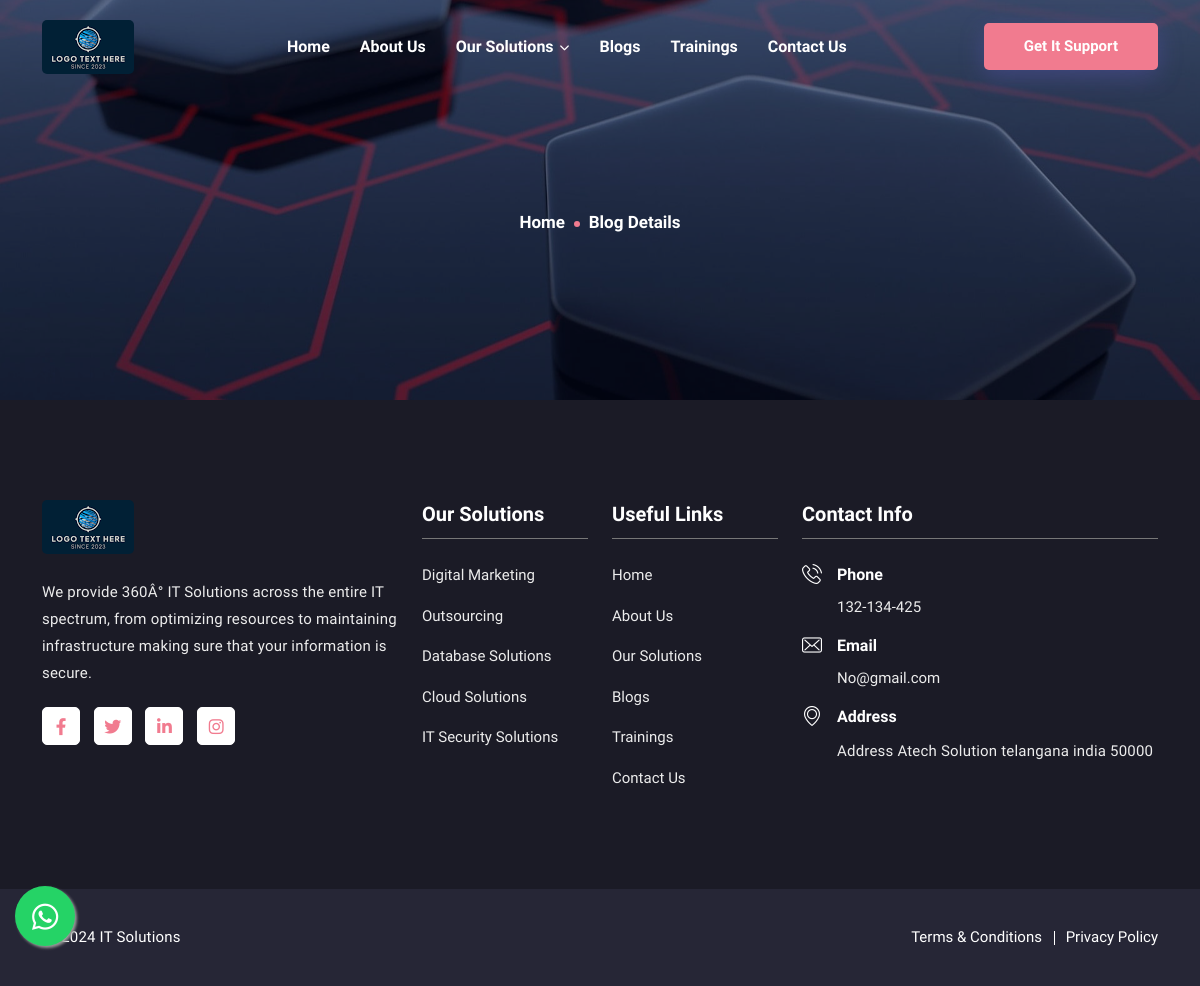
Page /blog_details.php on the committed database.
### tables this page shows
CREATE TABLE `general_tbl` (
  `general_id` int(11) NOT NULL,
  `general_imgicon` varchar(255) NOT NULL,
  `general_companyname` text NOT NULL,
  `general_contactpersonname` varchar(255) NOT NULL,
  `general_address` text NOT NULL,
  `general_pincode` varchar(255) NOT NULL,
  `general_city` varchar(255) NOT NULL,
  `general_county` varchar(255) NOT NULL,
  `general_currancy` varchar(255) NOT NULL,
  `general_sessionid` varchar(255) NOT NULL,
  `general_sessionmonth` varchar(255) NOT NULL,
  `general_phoneno` varchar(255) NOT NULL,
  `general_emailid` varchar(255) NOT NULL,
  `general_entrydt` varchar(255) NOT NULL,
  `general_status` int(11) NOT NULL DEFAULT 1,
  `genaral_addby` int(11) NOT NULL,
  `general_currencysysmbol` varchar(255) NOT NULL,
  `general_gstno` varchar(255) NOT NULL,
  `general_gstpercentage` varchar(255) NOT NULL,
  `general_numberemi` varchar(255) NOT NULL,
  `general_numberlatepay` varchar(255) NOT NULL,
  `general_adnacepaymnetpercentage` varchar(255) NOT NULL,
  `general_mobilno` varchar(255) NOT NULL,
  `general_website` text NOT NULL,
  `general_panno` varchar(255) NOT NULL,
  `general_financial_start_date` varchar(255) NOT NULL,
  `general_financial_end_date` varchar(255) NOT NULL,
  `genaral_statename` varchar(255) NOT NULL,
  `general_half_day_starttime` varchar(255) NOT NULL,
  `general_half_day_endtime` varchar(255) NOT NULL,
  `general_full_dat_starttime` varchar(255) NOT NULL,
  `general_full_dat_endtime` varchar(255) NOT NULL,
  `general_mendetory_holiday` varchar(255) NOT NULL,
  `general_additionweek_holiday` int(11) NOT NULL DEFAULT 0 COMMENT '0=no, 1yes',
  `general_additianl_day` varchar(255) NOT NULL,
  `general_week` varchar(255) NOT NULL,
  `general_holiday_count_leave_status` int(11) NOT NULL DEFAULT 0 COMMENT '0=not count,1=count',
  `general_week_off` int(11) NOT NULL DEFAULT 1 COMMENT '1=count,0=not count',
  `general_leave_carry_forword` int(11) NOT NULL DEFAULT 1 COMMENT '1=forword,0=not forword',
  `general_holiday_start_date` varchar(255) NOT NULL,
  `general_holiday_end_date` varchar(255) NOT NULL,
  `general_highest_auth` varchar(255) NOT NULL,
  `general_fax` varchar(255) NOT NULL,
  `general_iframe_address` text NOT NULL,
  `general_facebook` text NOT NULL,
  `general_twitter` text NOT NULL,
  `general_linkedin` text NOT NULL,
  `general_pinterest` text NOT NULL,
  `general_whatsapp` text NOT NULL,
  `general_instagram` text NOT NULL,
  `general_googleplus` text NOT NULL,
  `general_skype` text NOT NULL,
  `general_about_us` text NOT NULL,
  `site_background_color` varchar(255) DEFAULT NULL,
  `site_header_type` varchar(255) DEFAULT NULL,
  `site_layout` varchar(255) DEFAULT NULL,
  `site_theam_color` varchar(255) DEFAULT NULL,
  `general_gstno_per` varchar(255) NOT NULL,
  `travel_link` varchar(255) NOT NULL,
  `accommodation_link` varchar(255) NOT NULL,
  `image_2` varchar(255) NOT NULL
);

CREATE TABLE `banner` (
  `banner_id` int(11) NOT NULL,
  `banner_page_name` varchar(255) NOT NULL,
  `banner_page_banner` text NOT NULL,
  `banner_page_status` int(11) NOT NULL DEFAULT 1,
  `banner_page_date_time` varchar(255) NOT NULL,
  `banner_added_by` varchar(255) NOT NULL
);

CREATE TABLE `services` (
  `services_id` int(11) NOT NULL,
  `services_title` varchar(255) NOT NULL,
  `services_image` varchar(255) NOT NULL,
  `services_status` int(11) NOT NULL DEFAULT 1,
  `services_datetime` varchar(255) NOT NULL,
  `services_description` text NOT NULL,
  `services_slug` varchar(255) NOT NULL,
  `services_cover_image` varchar(255) NOT NULL,
  `services_small_description` text NOT NULL,
  `services_add_by` varchar(255) NOT NULL,
  `seo_keyword` text NOT NULL,
  `seo_description` text NOT NULL,
  `services_features_status` varchar(255) NOT NULL COMMENT '1 = features ',
  `services_about` varchar(255) NOT NULL COMMENT '1 = ''about_page'''
);

### blog_details.php (the view, shortened to what this page needs)
<?php include ('includes/header.php');
?>
<div class="page-title-area item-bg2" style="background-image:url(<?php
while ($banner = mysqli_fetch_assoc($banner_query)) {
    if (empty($banner['banner_page_banner'])) {
        echo ROOT_URL.'assets/img/page-title-bg.jpg';
    }
    else {
        echo ROOT_URL.'upload/header/'. $banner['banner_page_banner'];
    }
}
?>)">
    <div class="d-table">
        <div class="d-table-cell">
            <div class="container">
                <div class="page-title-content">
                    <ul>
                        <li><a href="index.html">Home</a></li>
                        <li> Blog Details</li>
                    </ul>
                </div>
            </div>
        </div>
    </div>
</div>
<?php include ('includes/footer.php'); ?>

### includes/header.php (shortened to what this page needs)
<?php
    include 'admin/includeadmin/db_connect.php';
	  $admin_nameee = basename($_SERVER['SCRIPT_NAME']);
	   $user_fetch = "select * from `general_tbl` where `general_status`= '1'";
	   $query = mysqli_query($con, $user_fetch);
	   $general = mysqli_fetch_assoc($query);
	   $banner_sql = "SELECT * FROM `banner` WHERE banner_page_status='1' AND banner_page_name ='$admin_nameee'";
	   $banner_query = mysqli_query($con, $banner_sql);
?>
<!doctype html>
<html lang="zxx">
<head>
	<link rel="stylesheet" href="<?php echo ROOT_URL?>assets/css/bootstrap.min.css">
	<link rel="stylesheet" href="<?php echo ROOT_URL?>assets/css/animate.min.css">
	<link rel="stylesheet" href="<?php echo ROOT_URL?>assets/css/flaticon.css">
	<link rel="stylesheet" href="<?php echo ROOT_URL?>assets/css/fontawesome.min.css">
	<link rel="stylesheet" href="<?php echo ROOT_URL?>assets/css/bootstrap-icons.css">
	<link rel="stylesheet" href="<?php echo ROOT_URL?>assets/css/meanmenu.css">
	<link rel="stylesheet" href="<?php echo ROOT_URL?>assets/css/magnific-popup.min.css">
	<link rel="stylesheet" href="<?php echo ROOT_URL?>assets/css/swiper.min.css">
	<link rel="stylesheet" href="<?php echo ROOT_URL?>assets/css/owl.carousel.min.css">
	<link rel="stylesheet" href="<?php echo ROOT_URL?>assets/css/style.css">
	<link rel="stylesheet" href="<?php echo ROOT_URL?>assets/css/responsive.css">
	<link rel="stylesheet" href="https://cdnjs.cloudflare.com/ajax/libs/font-awesome/6.4.0/css/all.min.css">
</head>
<body>
	<div class="navbar-area">
		<div class="techvio-nav">
			<div class="container">
				<nav class="navbar navbar-expand-md navbar-light">
					<a class="navbar-brand" href="index.html">
						<img src="<?php echo ROOT_URL ."upload/general/logo/" . $general['general_imgicon']; ?>" class="white-logo" alt="logo">
					</a>
					<div class="collapse navbar-collapse mean-menu" id="navbarSupportedContent">
						<ul class="navbar-nav">
                            <li class="nav-item">
								<a class="<?php if($admin_nameee =='index.php'){echo 'active';}?>" href="<?php echo ROOT_URL?>index.php">Home</a>
							</li>
							<li class="nav-item">
								<a class="<?php if($admin_nameee =='about-us.php'){echo 'active';}?>"  href="<?php echo ROOT_URL?>about-us.php">About Us</a>
							</li>
							<li class="nav-item">
								<a class="<?php if($admin_nameee =='our-solutions.php'){echo 'active';}?>"  href="<?php echo ROOT_URL?>our-solutions.php">Our Solutions <i class="fas fa-chevron-down"></i></a>
							</li>
							<li class="nav-item">
								<a class="<?php if($admin_nameee =='blog.php'){echo 'active';}?>"    href="<?php echo ROOT_URL?>blog.php">Blogs</a>
							</li>
							<li class="nav-item">
								<a class="<?php if($admin_nameee =='trainings.php'){echo 'active';}?>" href="<?php echo ROOT_URL?>trainings.php">Trainings</a>
							</li>
							<li class="nav-item">
								<a class="<?php if($admin_nameee =='contact-us.php'){echo 'active';}?>"  href="<?php echo ROOT_URL?>contact-us.php">Contact Us</a>
							</li>
						</ul>
						<div class="other-option">
							<a class="default-btn" href="<?php echo ROOT_URL?>contact-us.php">Get It Support <span></span></a>
						</div>
					</div>
				</nav>
			</div>
		</div>
	</div>

### includes/footer.php (shortened to what this page needs)
	<section class="footer-subscribe-wrapper">
    <div class="footer-area ptb-100">
			<div class="container">
				<div class="row">
					<div class="col-lg-4 col-md-6 col-sm-6">
						<div class="single-footer-widget">
							<a class="footer-logo" href="#">
								<img src="<?php echo ROOT_URL ."upload/general/logo/" . $general['general_imgicon']; ?>" class="white-logo" alt="logo">
							</a>
                            <p><?php echo $general['general_about_us'];?></p>
							<ul class="footer-social">
								<?php
                                    if ($general['general_facebook'] != '#') {
                                        ?>
                                            <li class="list-inline-item "><a target="_blank" href="<?php echo $general['general_facebook'] ?>"><i class="fab fa-facebook-f" ></i></a></li>
                                        <?php
                                    }
                                    if ($general['general_twitter'] != '#') {
                                        ?>
                                            <li class="list-inline-item"><a target="_blank" href="<?php echo $general['general_twitter'] ?>"><i class="fab fa-twitter" ></i></a></li>
                                        <?php
                                    }
                                    if ($general['general_linkedin'] != '#') {
                                        ?>
                                            <li class="list-inline-item"><a target="_blank" href="<?php echo $general['general_linkedin'] ?>"><i class="fab fa-linkedin-in" ></i></a></li>
                                        <?php
                                    }
                                        ?>
                                        <?php
                                    if ($general['general_instagram'] != '#') {
                                        ?>
                                         <li class="list-inline-item"><a target="_blank" href="<?php echo $general['general_instagram'] ?>"><i class="fab fa-instagram" ></i></a></li>
                                        <?php
                                    }
                            ?>
							</ul>
						</div>
					</div>
					<div class="col-lg-2 col-md-6 col-sm-6">
						<div class="single-footer-widget">
							<div class="footer-heading">
								<h3>Our Solutions</h3>
							</div>
							<ul class="footer-quick-links">
							<?php
                                    $blog_detailquery2 = "SELECT * FROM services Where services_status='1' ORDER BY services_id DESC LIMIT 5";
                                    $blog_run = mysqli_query($con, $blog_detailquery2);
                                    while($blog_related_list = mysqli_fetch_assoc($blog_run)){
                                ?>
                                <li><a href="<?php echo ROOT_URL;?>solution_details.php/<?php echo $blog_related_list['services_slug']?>"><?php echo $blog_related_list['services_title'] ?></a></li>
                                <?php } ?>
							</ul>
						</div>
					</div>
					<div class="col-lg-2 col-md-6 col-sm-6">
						<div class="single-footer-widget">
							<div class="footer-heading">
								<h3>Useful Links</h3>
							</div>
							<ul class="footer-quick-links">
							    <li><a href="<?php echo ROOT_URL?>index.php">Home</a></li>
								<li><a href="<?php echo ROOT_URL?>about-us.php">About Us</a></li>
								<li><a href="<?php echo ROOT_URL?>our-solutions.php">Our Solutions</a></li>
								<li><a href="<?php echo ROOT_URL?>blog.php">Blogs</a></li>
								<li><a href="<?php echo ROOT_URL?>trainings.php">Trainings</a></li>
								<li><a href="<?php echo ROOT_URL?>contact-us.php">Contact Us</a></li>
							</ul>
						</div>
					</div>
					<div class="col-lg-4 col-md-6 col-sm-6">
						<div class="single-footer-widget">
							<div class="footer-heading">
								<h3>Contact Info</h3>
							</div>
							<div class="footer-info-contact">
								<i class="flaticon-phone-call"></i>
								<h3>Phone</h3>
								<span><a href="tel:<?php echo $general['general_mobilno'] ?>"><?php echo $general['general_mobilno'] ?></a></span>
							</div>
							<div class="footer-info-contact">
								<i class="flaticon-envelope"></i>
								<h3>Email</h3>
								<span><a href="mailto:<?php echo $general['general_emailid'] ?>"><?php echo $general['general_emailid'] ?></a></span>
							</div>
							<div class="footer-info-contact">
								<i class="flaticon-placeholder"></i>
								<h3>Address</h3>
								<p><?php echo $general['general_address'] ?></p>
							</div>
						</div>
					</div>
				</div>
			</div>
		</div>
		<a  class="whats-app" href="<?php echo $general['general_whatsapp'] ?>" target="_blank">
    <i class="fab fa-whatsapp my-float"></i></a>
	</section>
	<div class="copyright-area">
		<div class="container">
			<div class="row align-items-center">
				<div class="col-lg-6 col-md-6">
					<p><i class="far fa-copyright"></i> 2024 <?php echo $general['general_companyname'] ?> </p>
				</div>
				<div class="col-lg-6 col-md-6">
					<ul>
						<li><a href="<?php echo ROOT_URL?>terms-and-conditions.php">Terms & Conditions</a></li>
						<li><a href="<?php echo ROOT_URL?>privacy-policy.php">Privacy Policy</a></li>
					</ul>
				</div>
			</div>
		</div>
	</div>
</body>
</html>

### rows in the picture
general_tbl: general_imgicon (picture), general_about_us "We provide 360Â° IT Solutions across the entire IT spectrum, from optimizing resources to maintaining infrastructure making sure that your information is secure.", general_mobilno "132-134-425", general_emailid "No@gmail.com", general_address "Address Atech Solution telangana india 50000", general_companyname "IT Solutions"
banner: banner_page_banner (picture)
services: services_title "Digital Marketing"
services: services_title "Outsourcing"
services: services_title "Database Solutions"
services: services_title "Cloud Solutions"
services: services_title "IT Security Solutions"
